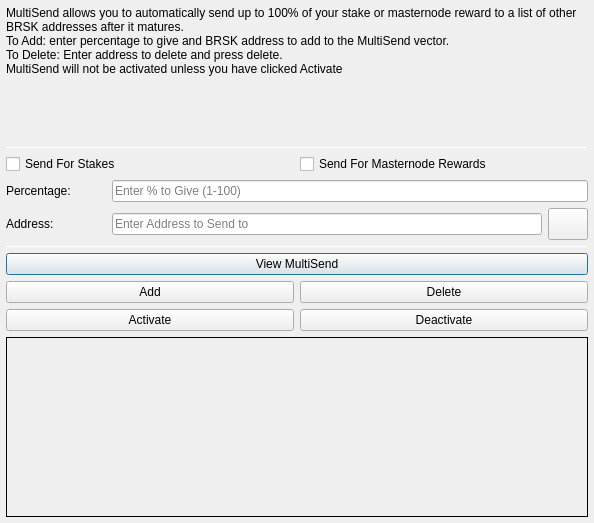
<?xml version="1.0" encoding="UTF-8"?>
<ui version="4.0">
 <class>MultiSendDialog</class>
 <widget class="QDialog" name="MultiSendDialog">
  <property name="windowModality">
   <enum>Qt::NonModal</enum>
  </property>
  <property name="geometry">
   <rect>
    <x>0</x>
    <y>0</y>
    <width>594</width>
    <height>523</height>
   </rect>
  </property>
  <property name="windowTitle">
   <string>MultiSend</string>
  </property>
  <layout class="QVBoxLayout" name="verticalLayout" stretch="0">
   <property name="leftMargin">
    <number>6</number>
   </property>
   <property name="topMargin">
    <number>6</number>
   </property>
   <property name="rightMargin">
    <number>6</number>
   </property>
   <property name="bottomMargin">
    <number>6</number>
   </property>
   <item>
    <layout class="QVBoxLayout" name="verticalLayout_Main" stretch="1,1,1,1,1,1">
     <item>
      <widget class="QLabel" name="label_2">
       <property name="lineWidth">
        <number>1</number>
       </property>
       <property name="text">
        <string>MultiSend allows you to automatically send up to 100% of your stake or masternode reward to a list of other BRSK addresses after it matures.
To Add: enter percentage to give and BRSK address to add to the MultiSend vector.
To Delete: Enter address to delete and press delete.
MultiSend will not be activated unless you have clicked Activate</string>
       </property>
       <property name="alignment">
        <set>Qt::AlignLeading|Qt::AlignLeft|Qt::AlignTop</set>
       </property>
       <property name="wordWrap">
        <bool>true</bool>
       </property>
      </widget>
     </item>
     <item>
      <widget class="Line" name="line">
       <property name="minimumSize">
        <size>
         <width>0</width>
         <height>1</height>
        </size>
       </property>
       <property name="maximumSize">
        <size>
         <width>16777215</width>
         <height>1</height>
        </size>
       </property>
       <property name="orientation">
        <enum>Qt::Horizontal</enum>
       </property>
      </widget>
     </item>
     <item>
      <layout class="QVBoxLayout" name="verticalLayout_Settings">
       <item>
        <layout class="QHBoxLayout" name="horizontalLayout">
         <item>
          <widget class="QCheckBox" name="multiSendStakeCheckBox">
           <property name="text">
            <string>Send For Stakes</string>
           </property>
          </widget>
         </item>
         <item>
          <widget class="QCheckBox" name="multiSendMasternodeCheckBox">
           <property name="text">
            <string>Send For Masternode Rewards</string>
           </property>
          </widget>
         </item>
        </layout>
       </item>
       <item>
        <layout class="QHBoxLayout" name="horizontalLayout_6">
         <item>
          <widget class="QLabel" name="label">
           <property name="minimumSize">
            <size>
             <width>100</width>
             <height>0</height>
            </size>
           </property>
           <property name="toolTip">
            <string>Percentage of stake to send</string>
           </property>
           <property name="text">
            <string>Percentage:</string>
           </property>
          </widget>
         </item>
         <item>
          <widget class="QLineEdit" name="multiSendPercentEdit">
           <property name="toolTip">
            <string>Enter whole numbers 1 - 100</string>
           </property>
           <property name="placeholderText">
            <string>Enter % to Give (1-100)</string>
           </property>
          </widget>
         </item>
        </layout>
       </item>
       <item>
        <layout class="QHBoxLayout" name="horizontalLayout_7">
         <item>
          <widget class="QLabel" name="label_5">
           <property name="minimumSize">
            <size>
             <width>100</width>
             <height>0</height>
            </size>
           </property>
           <property name="toolTip">
            <string>Address to send portion of stake to</string>
           </property>
           <property name="text">
            <string>Address:</string>
           </property>
          </widget>
         </item>
         <item>
          <widget class="QLineEdit" name="multiSendAddressEdit">
           <property name="toolTip">
            <string/>
           </property>
           <property name="placeholderText">
            <string>Enter Address to Send to</string>
           </property>
          </widget>
         </item>
         <item>
          <widget class="QPushButton" name="addressBookButton">
           <property name="maximumSize">
            <size>
             <width>16777215</width>
             <height>32</height>
            </size>
           </property>
           <property name="toolTip">
            <string>Choose an address from the address book</string>
           </property>
           <property name="text">
            <string/>
           </property>
           <property name="icon">
            <iconset resource="../BRSK.qrc">
             <normaloff>:/icons/address-book</normaloff>:/icons/address-book</iconset>
           </property>
           <property name="shortcut">
            <string>Alt+A</string>
           </property>
           <property name="autoDefault">
            <bool>false</bool>
           </property>
          </widget>
         </item>
        </layout>
       </item>
      </layout>
     </item>
     <item>
      <widget class="Line" name="line_2">
       <property name="minimumSize">
        <size>
         <width>0</width>
         <height>1</height>
        </size>
       </property>
       <property name="maximumSize">
        <size>
         <width>16777215</width>
         <height>1</height>
        </size>
       </property>
       <property name="orientation">
        <enum>Qt::Horizontal</enum>
       </property>
      </widget>
     </item>
     <item>
      <layout class="QVBoxLayout" name="verticalLayout_Buttons">
       <item>
        <layout class="QHBoxLayout" name="horizontalLayout_4">
         <item>
          <widget class="QPushButton" name="viewButton">
           <property name="toolTip">
            <string/>
           </property>
           <property name="statusTip">
            <string>View MultiSend Vector</string>
           </property>
           <property name="text">
            <string>View MultiSend</string>
           </property>
          </widget>
         </item>
        </layout>
       </item>
       <item>
        <layout class="QHBoxLayout" name="horizontalLayout_2">
         <item>
          <widget class="QPushButton" name="addButton">
           <property name="toolTip">
            <string/>
           </property>
           <property name="statusTip">
            <string>Add to MultiSend Vector</string>
           </property>
           <property name="text">
            <string>Add</string>
           </property>
          </widget>
         </item>
         <item>
          <widget class="QPushButton" name="deleteButton">
           <property name="toolTip">
            <string/>
           </property>
           <property name="statusTip">
            <string>Delete Address From MultiSend Vector</string>
           </property>
           <property name="text">
            <string>Delete</string>
           </property>
          </widget>
         </item>
        </layout>
       </item>
       <item>
        <layout class="QHBoxLayout" name="horizontalLayout_5">
         <item>
          <widget class="QPushButton" name="activateButton">
           <property name="statusTip">
            <string>Activate MultiSend</string>
           </property>
           <property name="text">
            <string>Activate</string>
           </property>
          </widget>
         </item>
         <item>
          <widget class="QPushButton" name="disableButton">
           <property name="statusTip">
            <string>Deactivate MultiSend</string>
           </property>
           <property name="text">
            <string>Deactivate</string>
           </property>
          </widget>
         </item>
        </layout>
       </item>
      </layout>
     </item>
     <item>
      <widget class="QLabel" name="message">
       <property name="minimumSize">
        <size>
         <width>0</width>
         <height>180</height>
        </size>
       </property>
       <property name="frameShape">
        <enum>QFrame::Panel</enum>
       </property>
       <property name="frameShadow">
        <enum>QFrame::Plain</enum>
       </property>
       <property name="lineWidth">
        <number>1</number>
       </property>
       <property name="midLineWidth">
        <number>1</number>
       </property>
       <property name="text">
        <string/>
       </property>
       <property name="alignment">
        <set>Qt::AlignLeading|Qt::AlignLeft|Qt::AlignTop</set>
       </property>
       <property name="wordWrap">
        <bool>true</bool>
       </property>
      </widget>
     </item>
    </layout>
   </item>
  </layout>
 </widget>
 <resources>
  <include location="../BRSK.qrc"/>
 </resources>
 <connections/>
</ui>
